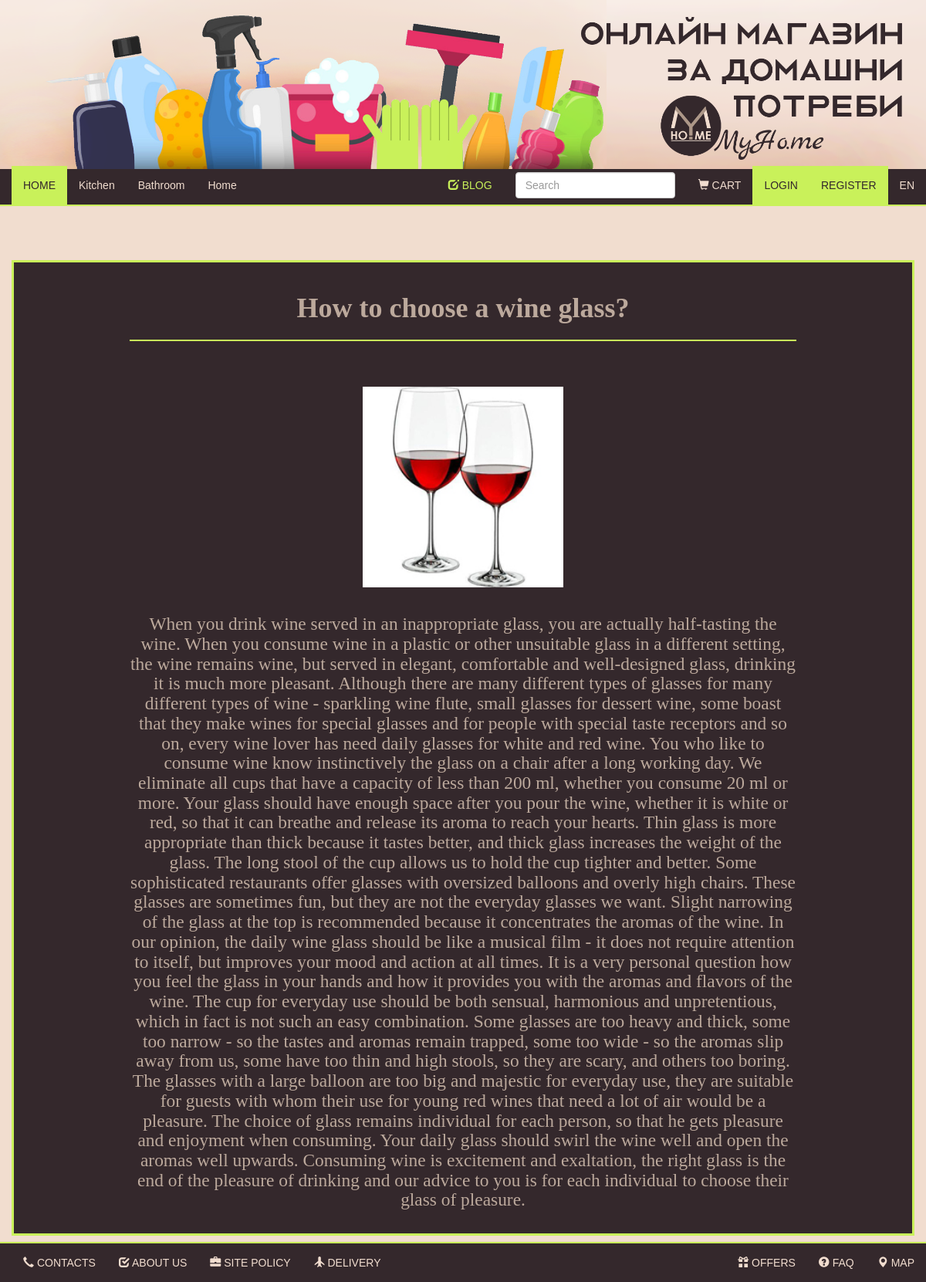
Page /blog-article.php?id=1 on the committed database.
### tables this page shows
CREATE TABLE `categories` (
  `id` bigint NOT NULL,
  `nameBG` varchar(100) NOT NULL,
  `nameEN` varchar(50) NOT NULL,
  `imagePath` varchar(200) NOT NULL
);

CREATE TABLE `articles` (
  `id` bigint NOT NULL,
  `nameBG` varchar(100) NOT NULL,
  `nameEN` varchar(100) NOT NULL,
  `contentBG` varchar(5000) NOT NULL,
  `contentEN` varchar(5000) NOT NULL,
  `authorEN` varchar(100) NOT NULL,
  `authorBG` varchar(100) NOT NULL,
  `imagePath` varchar(200) NOT NULL,
  `imagePath2` varchar(200) NOT NULL
);

### db-data.php (called while the page is built, shortened)
<?php
	include 'db-connect.php';
	function getCategories() {
		global $conn;
		if ($_SESSION["lang"]=="BG") {
			$sql = 'SELECT id, nameBG FROM categories';
		} else {
			$sql = 'SELECT id, nameEN FROM categories';
		}
		$result = mysqli_query($conn,$sql);
		$categories = mysqli_fetch_all($result, MYSQLI_ASSOC);
		if ($_SESSION["lang"] == "BG") {
        	$categoriesJSON = str_replace("nameBG", "name", json_encode($categories));
    	}else {
        	$categoriesJSON = str_replace("nameEN", "name", json_encode($categories));
    	}
		return $categoriesJSON;
	}
	function getArticle($articleID) {
			global $conn;
			if ($_SESSION["lang"]=="BG") {
		    $article = $conn->query("SELECT nameBG AS name, contentBG AS content, authorBG AS author, imagePath, imagePath2 FROM articles WHERE id=" . $articleID)->fetch_assoc();
			return  json_encode($article,  JSON_UNESCAPED_UNICODE);
			}else{
				$article = $conn->query("SELECT id, nameEN AS name, contentEN AS content, authorEN AS author, imagePath, imagePath2 FROM articles WHERE id=" . $articleID)->fetch_assoc();
				return  json_encode($article,  JSON_UNESCAPED_UNICODE);
			}
	}
?>

### blog-article.php (the view)
<?php
    require ("generate-design.php");
    $artcleID = $_GET["id"];
    $article = json_decode(getArticle($artcleID));
    $contentDivHTML = '     <div class="content">
        <div class="container">
            <h1 class="toHide" align="center">
                <div class="row">
                    <div class="div-3 toHide col-md-12 col-sm-12 col-xs-12" style="border:solid; border-width:3px; border-color: #c9f15a">
                        <h1 class="zgl">'.$article->name.'</h1>
                        <hr class="new1"><br>
                        <img width="30%" src="'.$article->imagePath.'"><br><br><p class="p12">'.$article->content.'</p>';
    $contentDivHTML .='</div></div></div></h1></div>';
    generateNavBar();
    generateNavBarRight();
    echo $contentDivHTML;
    generateFooter();
?>

### generate-design.php (shortened to what this page needs)
<?php
require ("db-data.php");
function generateCategoriesMenu() {
    $categories = json_decode(getCategories(),true);
    foreach ($categories as &$category) {
        echo  '<li id="category'.$category["id"].'"><a style="color: #f1ddcf" href="category.php?id='.$category["id"].' "><span  aria-hidden="true"></span> '.$category["name"].' </a></li>';
    }
}
function generateNavBar() {
    $dictionary = $_SESSION["dictionary"];
    echo <<<navBar
            <!DOCTYPE html>
            <html>
                <meta http-equiv="content-type" content="text/html" charset="utf-8">
                <meta name="viewport" content="width=device-width, initial-scale=1">
                <link rel="stylesheet" href="css/bootstrap.min.css">
                <link rel="stylesheet" href="css/main.css">
            <head>
                <title> Домашни потреби MyHo.me</title>
                <link rel="icon" href="./images/icon.png">
                <link rel="stylesheet" href="https://cdnjs.cloudflare.com/ajax/libs/font-awesome/4.7.0/css/font-awesome.min.css">
            </head>
            <body>
                <img src="./images/banner.png" width="100%"/>
                <nav class="navbar1 navbar-default navbar-static-top" style="border-bottom:solid; border-width:2px; border-bottom-color:#c9f15a;">
                    <div class="container-fluid">
                        <div class="navbar-header">
                            <button type="button" class="navbar-toggle collapsed" data-toggle="collapse"
                                    data-target="#bs-example-navbar-collapse-1" aria-expanded="false">
                                <span class="sr-only">Toggle navigation</span>
                                <span class="icon-bar"></span>
                                <span class="icon-bar"></span>
                                <span class="icon-bar"></span>
                            </button>
                        </div>
                        <div class="collapse navbar-collapse" id="bs-example-navbar-collapse-1">
                            <ul class="nav navbar-nav" id="categories-menu">
                                <li class="active2" id="home"><a style="color: #34282C" href="index.php">$dictionary[Home]</a></li>
        navBar;
        generateCategoriesMenu();
        echo '</ul>';
}
function generateNavBarRight () {
    $dictionary = $_SESSION["dictionary"];
    if ($_SESSION["userID"] == "") {
        $loginButtons='
                        <li><a class="vhod" style="color: #34282C" href="login.php">'.$dictionary["Login"].'</a></li>
                       <li><a class="vhod" style="color: #34282C" href="registration.php">'.$dictionary["Register"].'</a></li>';
    }else {
        $loginButtons=' <li><a style="color: #f1ddcf" href="checkout.php"><span class="glyphicon glyphicon-credit-card" aria-hidden="true"></span>' .$dictionary["Checkout"].'</a></li>
                        <li><a class="vhod" style="color: #34282C" onClick= "logOut()">' .$dictionary["Logout"]. '</a></li>';
    }
        echo <<<navBarRight
                                <ul class="nav navbar-nav navbar-right">
                                <li><a style="color:#c9f15a" href="blog.php"><span class="glyphicon glyphicon-edit" aria-hidden="true"></span> $dictionary[Blog]</a></li>
                                <div class="navbar-form navbar-left">
                                    <form method="GET">
                                        <input type="text" id="searchBar" class="form-control" placeholder="Search">
                                   </form>
                                   <div>
                                            <ul id="searchResults" class="list-group list-group-item-action" style="display:none; margin:0">
                                            </ul>
                                    </div>
                                </div>
                                <li><a style="color: #f1ddcf" href="cart.php"><span class="glyphicon glyphicon-shopping-cart" aria-hidden="true"></span> $dictionary[Cart]</a></li>
                                $loginButtons
                                <li class="nav-item dropdown">
                                    <a style="color: #f1ddcf" class="nav-link dropdown-toggle" id="dropdown09" data-toggle="dropdown" aria-haspopup="true" aria-expanded="false"><span class="flag-icon flag-icon-bg"> </span> $dictionary[Language]</a>
                                    <div class="dropdown-menu" id="change-language" aria-labelledby="dropdown09">
                                        <a style="color: #34282C" class="dropdown-item" ><span  class="flag-icon flag-icon-us"> </span> $dictionary[otherLanguage]</a>
                                    </div>
                                </li>
                            </ul>
                        </div>
                        </div>
                    </div>
                </nav>
        navBarRight;
}
function generateFooter() {
            $dictionary = $_SESSION["dictionary"];
                $username = $_SESSION["username"];
                if ($_SESSION["userID"] == "") {
                    $accountButton='';
                }else {
                     $accountButton=' <li id="username"><a style="color: #f1ddcf" ></span> Welcome, '.$username.'</a></li>
                     <li><a style="color: #c9f15a" href="account.php"><span class="glyphicon glyphicon-user" aria-hidden="true"></span>'.$dictionary["MyAccount"].'</a></li>';
                }
            echo <<<footer
                                <div class="footer">
                    <nav class="navbar1 navbar-default navbar-static-top" style="border-top:solid; border-width:2px; border-top-color: #c9f15a">
                    <div class="container-fluid">
                        <div class="collapse navbar-collapse" id="bs-example-navbar-collapse-1">
                            <ul class="nav navbar-nav navbar-left">
                                <li><a style="color: #f1ddcf" href="contacts.php"><span class="glyphicon glyphicon-earphone" aria-hidden="true"></span> $dictionary[Contacts]</a></li>
                                <li><a style="color: #f1ddcf" href="about.php"><span class="glyphicon glyphicon-check" aria-hidden="true"></span> $dictionary[AboutUS]</a></li>
                                <li><a style="color: #f1ddcf" href="policy.php"><span class="glyphicon glyphicon-briefcase" aria-hidden="true"></span> $dictionary[Policy]</a></li>
                                <li><a style="color: #f1ddcf" href="delivery.php"><span class="glyphicon glyphicon-plane" aria-hidden="true"></span> $dictionary[Delivery]</a></li>
                            </ul>
                             <ul class="nav navbar-nav navbar-right">
                                $accountButton
                                <li><a style="color: #f1ddcf" href="offers.php"><span class="glyphicon glyphicon-gift" aria-hidden="true"></span> $dictionary[Offers]</a></li>
                                <li><a style="color: #f1ddcf" href="QnA.php"><span class="glyphicon glyphicon-question-sign" aria-hidden="true"></span> $dictionary[FAQ]</a></li>
                                <li><a style="color: #f1ddcf" href="map.php"><span class="glyphicon glyphicon-map-marker" aria-hidden="true"></span> $dictionary[Map]</a></li>
                            </ul>
                        </div>
                        </div>
                    </div>
            </body>
            </html>
            footer;
}
?>

### css/main.css (style rules this page uses)
body { background-color: #f1ddcf !important; font-family: Cambria; color: #34282C; }
.navbar1 { background-color: #34282C; }
.footer { position: fixed; left: 0; bottom: 0; width: 100%; background-color: red; color: white; text-align: center; }
.active2 { background-color: #c9f15a; color:#34282C; }
.vhod { background-color: #c9f15a; color:#34282C; }
.container { padding-top: 50px; padding-bottom: 50px; }
p.p12 { font-size:65%; font-family:Cambria; color:#bca99c; }
h1.zgl { font-size:100%; font-family:Cambria; color:#bca99c; font-weight: bold; }
.div-3 { float: center; background-color: #34282C; padding-top: 20px; padding-bottom: 20px; padding-left: 150px; padding-right: 150px; color: #751b58; }
.toHide { color: #34282C; }
a:link { color: #c9f15a; }
* { box-sizing: border-box; }
body { font-family: Segoe UI }
img { vertical-align: middle; }
body { font-family: Verdana, sans-serif; }
.row:after { content: ""; display: table; clear: both; }
img { margin-bottom: -4px; }
hr.new1 { border-top: 2px solid #c9f15a; }

### rows in the picture
categories: nameEN "Kitchen"
categories: nameEN "Bathroom"
categories: nameEN "Home"
articles: nameEN "How to choose a wine glass?", imagePath (picture), contentEN "When you drink wine served in an inappropriate glass, you are actually half-tasting the wine. When you consume wine in a plastic or other unsuitable glass in a different setting, the wine remains wine, but served in elegant, comfortable and well-designed glass, drinking it is much more pleasant. Although there are many different types of glasses for many different types of wine - sparkling wine flute, small glasses for dessert wine, some boast that they make wines for special glasses and for people with special taste receptors and so on, every wine lover has need daily glasses for white and red wine. You who like to consume wine know instinctively the glass on a chair after a long working…"

### other values in the picture
$dictionary[Home] "HOME"
$dictionary[Blog] "BLOG"
$dictionary[Cart] "CART"
$dictionary["Login"] "LOGIN"
$dictionary["Register"] "REGISTER"
$dictionary[Language] "EN"
$dictionary[Contacts] "CONTACTS"
$dictionary[AboutUS] "ABOUT US"
$dictionary[Policy] "SITE POLICY"
$dictionary[Delivery] "DELIVERY"
$dictionary[Offers] "OFFERS"
$dictionary[FAQ] "FAQ"
$dictionary[Map] "MAP"
